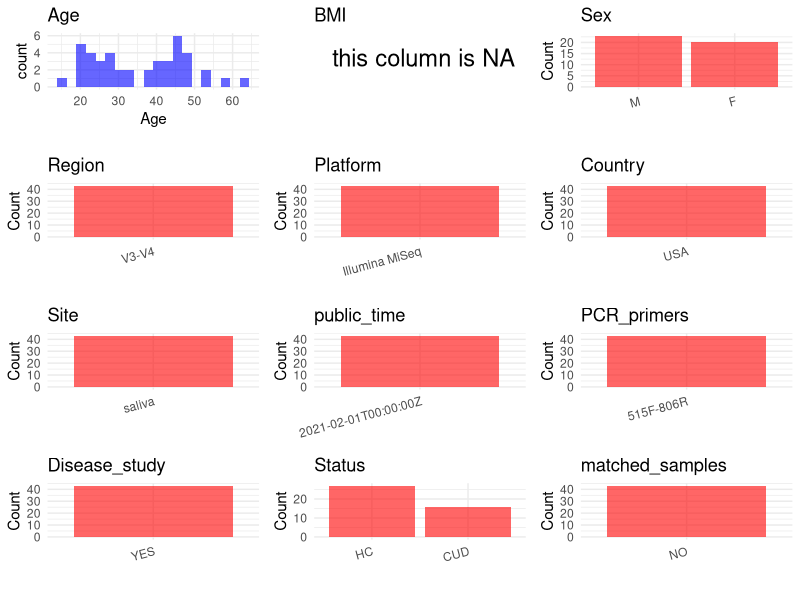

Reproduce this figure in R. (Note: this script raises an error after producing the figure.)
## ---- chunk 1
# Load necessary libraries
library(dplyr)
library(ggplot2)
library(cowplot)

# Set working directory (update this path to your local directory)
setwd("E:/bioproject_YSD/PRJNA685840")

# Read the initial metadata files
initial_meta <- read.csv("SraRunTable.csv", header = T) 

# Display the first few rows of the metadata
head(initial_meta)
## ---- chunk 2
# Create a uniform metadata dataframe
metadata <- data.frame(
  BioProject = initial_meta$BioProject,
  Run = initial_meta$Run,
  sample_name = initial_meta$Sample.Name,
  Age = initial_meta$AGE,
  BMI = NA,
  Sex = initial_meta$host_sex,
  Region = "V3-V4",
  Platform = initial_meta$Instrument,
  Country = "USA",
  Site = initial_meta$isolation_source,
  public_time = initial_meta$ReleaseDate,
  Status = initial_meta$isolate,
  stringsAsFactors = FALSE
)

# Assign Sex based on host_sex patterns
metadata <- metadata %>%
  mutate(Sex = recode(Sex, "male" = "M", "female" = "F"))
## ---- chunk 3
# Add information obtained from the publication
metadata$PCR_primers <- "515F-806R"
metadata$title <- "Chronic cannabis smoking-enriched oral pathobiont drives behavioral changes macrophage infiltration and increases β-amyloid protein production in the brain"
metadata$Disease_study <- "YES"
# Assign disease status based on sample_name patterns
metadata <- metadata %>%
  mutate(Status = ifelse(grepl("Healthy", Status),"HC",
                         ifelse(grepl("marijuana", Status), "CUD", NA)))

# Check initial data distribution
cat("Initial sample distribution:\n")
table(metadata$sample_name)
table(metadata$Site)

# Calculate sampling frequency per subject
sample_counts <- table(metadata$sample_name)
cat("\nNumber of samples per subject:\n")
print(sample_counts)

# Create matched_samples column
metadata$matched_samples <- ifelse(metadata$sample_name %in% names(sample_counts[sample_counts >= 2]), "YES", "NO")

cat("\nMatched samples distribution:\n")
table(metadata$matched_samples)

# Identify samples for removal: single samples excluding saliva
single_samples <- names(sample_counts[sample_counts == 1])
samples_to_remove <- metadata$sample_name %in% single_samples & 
                     !(metadata$Site %in% c("saliva"))

cat("\nNumber of samples to be removed:", sum(samples_to_remove), "\n")

# Remove identified samples
metadata_clean <- metadata[!samples_to_remove, ]

cat("\nFinal sample distribution after cleaning:\n")
table(metadata_clean$sample_name)
table(metadata_clean$Site)
table(metadata_clean$matched_samples)

# Use cleaned dataset for subsequent analysis
metadata <- metadata_clean
## ---- chunk 4
# Check the number of unique runs and sample names
print(paste("Number of unique runs:", length(unique(metadata$Run))))
print(paste("Number of unique sample names:", length(unique(metadata$sample_name))))
## ---- chunk 5
# Select columns for visualization
plot_data <- metadata %>%
  select(-BioProject, -Run, -sample_name, -title)

# Function to create simple plots for each column
create_simple_plots <- function(data) {
  plots <- list()
  
  for (col in colnames(data)) {
    # Check if the column is all NA
    if (all(is.na(data[[col]]))) {
      # Create an empty plot with text indicating all NA
      p <- ggplot() +
        annotate("text", x = 0.5, y = 0.5, label = "this column is NA", size = 6) +
        labs(title = col) +
        theme_void()
    } else if (is.numeric(data[[col]])) {
      # Numeric variable: histogram
      p <- ggplot(data, aes(x = .data[[col]])) +
        geom_histogram(fill = "blue", alpha = 0.6, bins = 20, na.rm = TRUE) +
        labs(title = col) +
        theme_minimal()
    } else {
      # Categorical variable: bar plot (remove NA values)
      count_data <- as.data.frame(table(data[[col]], useNA = "ifany"))
      p <- ggplot(count_data, aes(x = reorder(Var1, -Freq), y = Freq)) +
        geom_col(fill = "red", alpha = 0.6) +
        labs(title = col, x = NULL, y = "Count") +
        theme_minimal() +
        theme(axis.text.x = element_text(angle = 15, hjust = 1))
    }
    plots[[col]] <- p
  }
  
  return(plots)
}

# Generate and arrange plots
plots <- create_simple_plots(plot_data)
p<-plot_grid(plots$Age, 
          plots$BMI, 
          plots$Sex, 
          plots$Region, 
          plots$Platform, 
          plots$Country, 
          plots$Site,
          plots$public_time, 
          plots$PCR_primers,
          plots$Disease_study,
          plots$Status,
          plots$matched_samples,# add 
          ncol = 3, align = "hv", axis = "lb")
ggsave("Metadata_Summary.png", plot = p, width = 8, height = 6, dpi = 150)
## ---- chunk 6
knitr::include_graphics("Metadata_Summary.png")
## ---- chunk 7
# Reorder columns to match the desired format
metadata <- metadata[, c(
  "BioProject", "Run", "sample_name", "Age", "BMI", "Sex", 
  "Region", "Platform", "Country", "Site", "public_time", 
  "PCR_primers", "title", "Disease_study", "Status", "matched_samples"
)]

# Export the uniform metadata to a CSV file
write.csv(metadata, file = "metadata.csv", quote = TRUE)
head(metadata)
